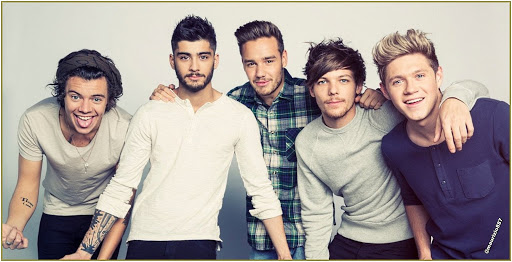
#> input picture OpenCV/Face Detection/sample/oned.jpg, 512 x 262 px, given in place of the camera
$ python 'Live Face Detect (V 1.1).py'
#> lines starting #> are read from the running program, lines starting #| are printed output that depends on the picture; after the words box and inside, x2 and y2 are one past the last pixel; in counts of white or black regions, pixels touching at a corner belong together
# importing Necessary Libray !!
import cv2
import pyfiglet

# ASCII Text Art
print(pyfiglet.figlet_format("Live Face Detect", font = "bulbhead" ))
print(pyfiglet.figlet_format("Created By @FaLLenGuY", font = "digital" ))
print("-"*70,"\n")

# Declaring global Variables
global faceCascade
global eyeCascade

# Creating local Cascade classifiers !

faceCascade = cv2.CascadeClassifier('Haarcascade\haarcascade_frontalface_alt.xml')
eyeCascade = cv2.CascadeClassifier('Haarcascade\haarcascade_eye.xml')


def live():

    # Assigning the HARDWARE(WEBCAMERA) to the program !!
    video_capture=cv2.VideoCapture(0)

    # Creating a Name Format for saving the TEST RESULTS !!
    img_counter=0

    print("Press \"SpaceBar\" to Save Image")
    print("Press \"Enter\" to Exit Image")

    while True:

        # Capture Frame-by-Frame Live Stream !!
        ret, frame = video_capture.read()

        # Gray Scale Conversion
        gray = cv2.cvtColor(frame, cv2.COLOR_BGR2GRAY)
        k=cv2.waitKey(1)

        # loop For Continuos Detection !!
        for (x, y, w, h) in faceCascade.detectMultiScale(gray,1.3,4):
            cv2.rectangle(frame, (x, y), (x+w, y+h), (0, 0, 255), 2)
            for (x, y, w, h) in eyeCascade.detectMultiScale(gray,1.3,6):
                cv2.rectangle(frame, (x, y), (x+w, y+h), (0, 230, 255), 2)

        # Live Result Displaying !!
        cv2.imshow('FaceDetection', frame)
        print("The number of faces found = ", len(faceCascade.detectMultiScale(gray,1.2,6)))

        # Capture The Detected Image !!
        if k%256 == 32:
            img_name = "Facedetect_webcam_{}.jpg".format(img_counter)
            cv2.imwrite(img_name, frame)
            print("{} SAVED!".format(img_name))
            img_counter += 1


        # Terminate the Program !!
        elif k%256 == 13:
            break

    # SYSTEM Release of the HARDWARE !!
    video_capture.release()


# Function to detect Face from an image !!
def static():

    # Declaring global Variables
    global faceCascade

    # Input Image path
    path=input("Enter Image path \n>>> ")
    image = cv2.imread(path)

    # [6 lines of commented-out code are left out]
    img_scale = cv2.resize(image,(1024,768),interpolation=cv2.INTER_AREA)
    #else:
       # img_scale = image

    # Gray Scale Conversion
    gray = cv2.cvtColor(img_scale, cv2.COLOR_BGR2GRAY)

    # loop For Multiple Detection !!
    for (x,y,w,h) in faceCascade.detectMultiScale(gray,1.3,4):
        cv2.rectangle(img_scale, (x,y), (x+h, y+h), (0, 255, 0), 2)

    # Result Displaying !!
    cv2.imshow("Faces found", img_scale)
    print("The number of faces found = ", len(faceCascade.detectMultiScale(gray,1.2,6)))

    cv2.waitKey(0)

#switch Function to toggle between feeds
def switch(case):

    if case == 1:
        live()

    elif case == 2:
        static()

# Constructor call
if __name__=='__main__':

    choice = 0

    while choice != 1 or choice != 2:
        choice = int(input ("Enter your Choice !"
                  "\n 1: Live Feed Face Detection"
                  "\n 2: Image Input Face Detection"
                  "\n >>>"
                  ))


        if choice == 1 or choice == 2:
            break
        else:
            print("\nInvalid Choice... Try Again !! \n")
#> this loop made 1 pass; the answer given on pass 1: 1

    switch(choice)
#> in live, frame is the input picture: shape (262, 512, 3); mean B, G, R 154.5, 158.3, 167.1
#> in live, `gray = cv2.cvtColor(frame, cv2.COLOR_BGR2GRAY)`:
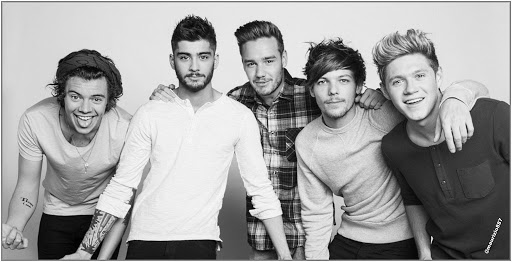
#> gray: shape (262, 512); min 0, max 255, mean 160.5
#> (key Esc is pressed here)
#> the loop in live, `for (x, y, w, h) in faceCascade.detectMultiScale(gray,1.3,4):` made 5 passes
#> after the loop in live, `for (x, y, w, h) in faceCascade.detectMultiScale(gray,1.3,4):`:
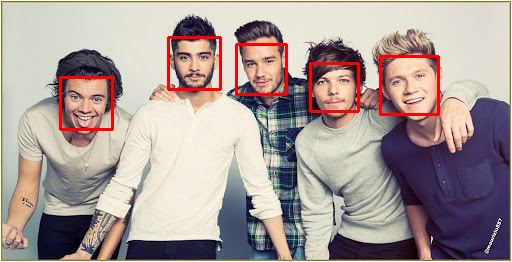
#> frame: shape (262, 512, 3); 2.31% of pixels changed, all inside (x1, y1, x2, y2) = (59, 36, 440, 131)
#| The number of faces found =  5

    # Destroy all intermediate Windows during Excecutionv!!
    cv2.destroyAllWindows()

$ run again, on OpenCV/Face Detection/sample/vamps.jpg
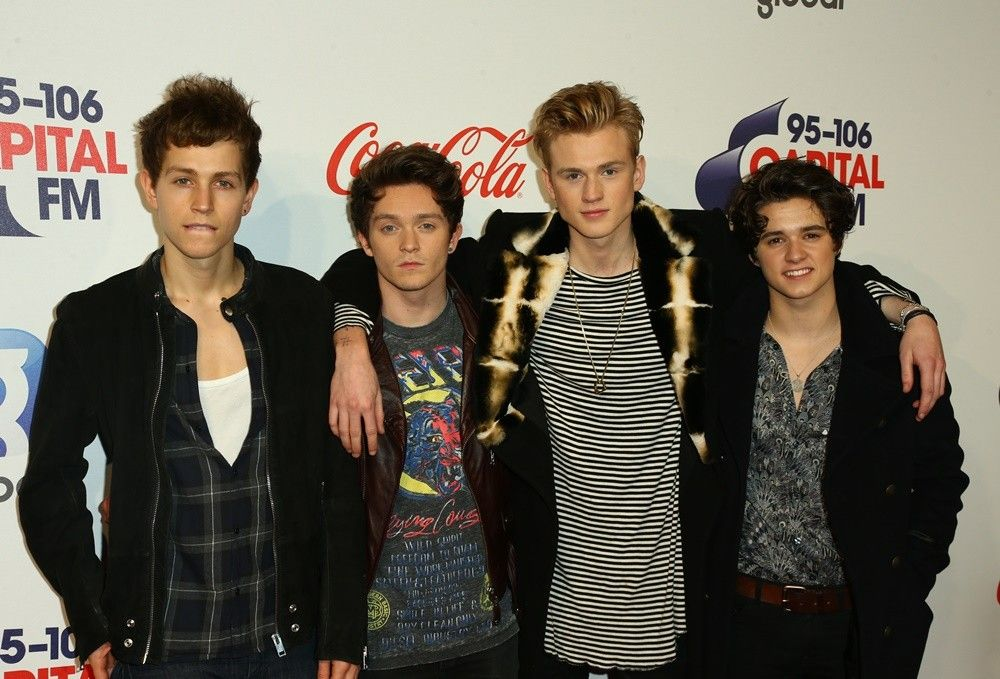
#> input picture OpenCV/Face Detection/sample/vamps.jpg, 1000 x 679 px, given in place of the camera
#> the loop `while choice != 1 or choice != 2:` made 1 pass; the answer given on pass 1: 1
#> in live, frame is the input picture: shape (679, 1000, 3); mean B, G, R 90.4, 102.5, 109.4
#> in live, `gray = cv2.cvtColor(frame, cv2.COLOR_BGR2GRAY)`:
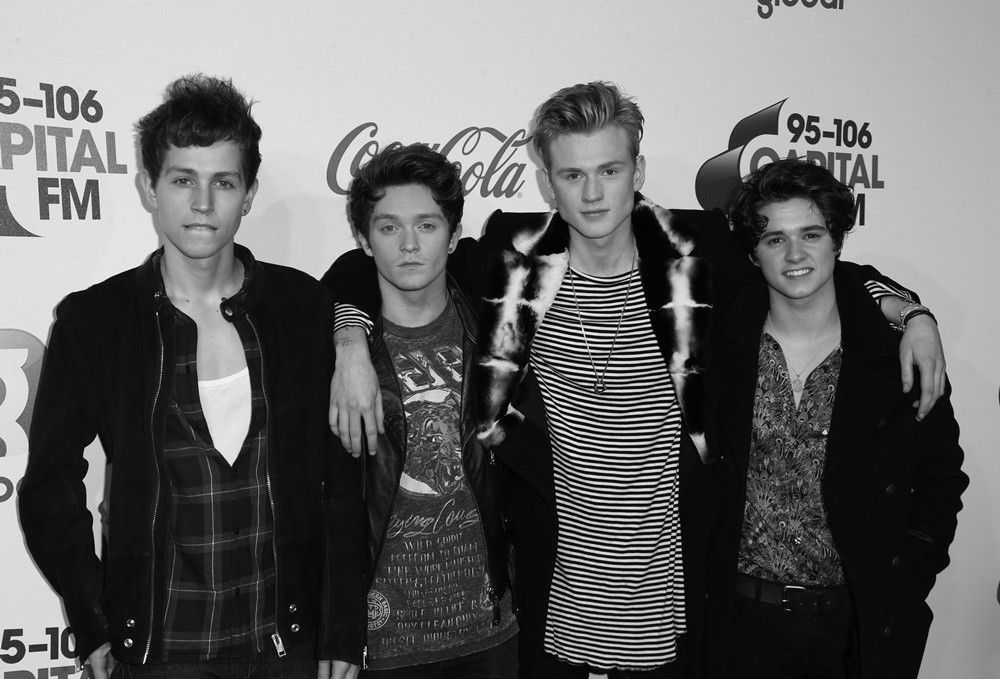
#> gray: shape (679, 1000); min 0, max 255, mean 103.2
#> the loop in live, `for (x, y, w, h) in faceCascade.detectMultiScale(gray,1.3,4):` made 4 passes
#> after the loop in live, `for (x, y, w, h) in faceCascade.detectMultiScale(gray,1.3,4):`:
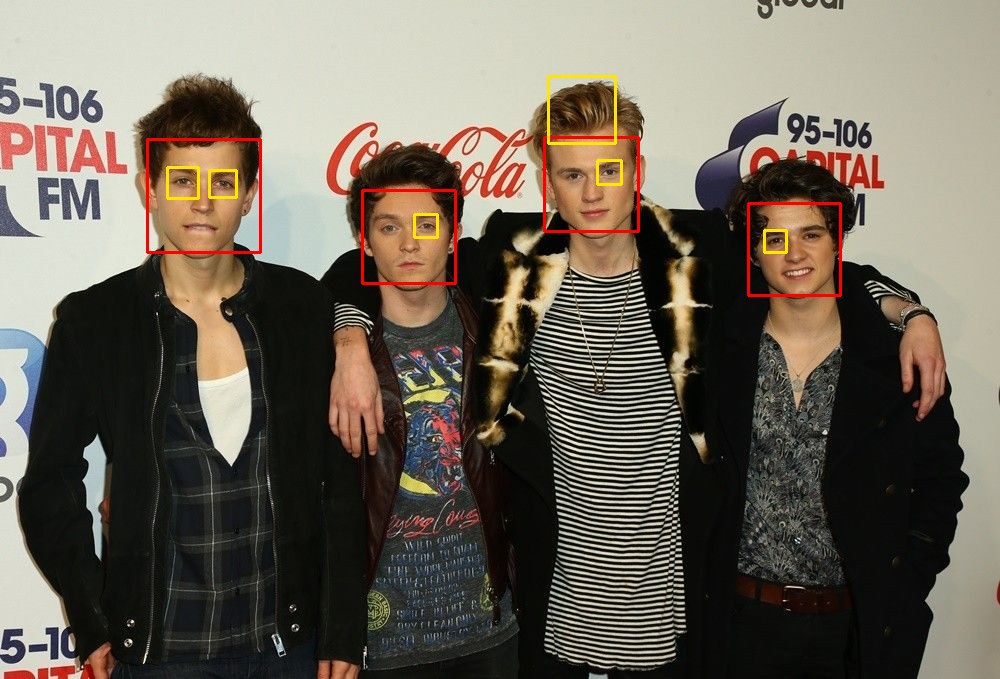
#> frame: shape (679, 1000, 3); 1.03% of pixels changed, all inside (x1, y1, x2, y2) = (146, 75, 842, 297)
#| The number of faces found =  4
